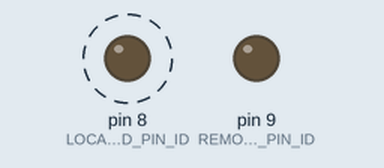
A sketch run on a simulated Arduino Uno, built with avr-gcc and run on an emulated ATmega328P. Parts: output pins drawn as LEDs (lit = HIGH). Dashed ring = blinking. What the sketch prints to the serial monitor is not drawn.

Above: at 0.5 s.
Timing chart, 0 to 4.6 s (numbered marks = the images above):
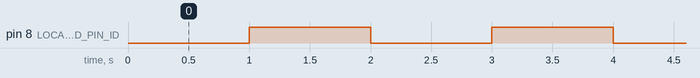

Measured:
- by itself, pin 8 (LOCAL_LED_PIN_ID): alternates HIGH for 1.0 s and LOW for 1.0 s

The sketch:

ArduinoTestProgram.ino
```cpp
int const LOCAL_LED_PIN_ID = 8;
int const REMOTE_LED_PIN_ID = 9;

bool g_isLocalLedOn = false;
bool g_isRemoteLedOn = false;

unsigned long const LED_TOGGLE_DELAY_MS = 1000;
unsigned long g_lastLedToggleTime = 0;


void setup()
{
  pinMode(LOCAL_LED_PIN_ID, OUTPUT);
  pinMode(REMOTE_LED_PIN_ID, OUTPUT);

  Serial.begin(9600);

  g_lastLedToggleTime = millis();
}

void loop()
{
  if (millis() - g_lastLedToggleTime >= LED_TOGGLE_DELAY_MS)
  {
    g_isLocalLedOn = !g_isLocalLedOn;
    Serial.write(g_isLocalLedOn ? "l_led on\n" : "l_led off\n");
    g_lastLedToggleTime = millis();
  }

  if (Serial.available())
  {
    String const dataStr = Serial.readStringUntil('\n');
    int const cmdSpcIdx = dataStr.indexOf(' ');
    bool const hasFoundSpc = cmdSpcIdx >= 0;

    String const cmd = hasFoundSpc ? dataStr.substring(0, cmdSpcIdx) : dataStr;
    String const args = hasFoundSpc ? dataStr.substring(cmdSpcIdx + 1, dataStr.length()) : "";

    if (cmd.equals("r_led"))
    {
      if (args.equals("on"))
      {
        g_isRemoteLedOn = true;
      }
      else if (args.equals("off"))
      {
        g_isRemoteLedOn = false;
      }
    }
  }

  digitalWrite(LOCAL_LED_PIN_ID, g_isLocalLedOn ? HIGH : LOW);
  digitalWrite(REMOTE_LED_PIN_ID, g_isRemoteLedOn ? HIGH : LOW);
}
```
